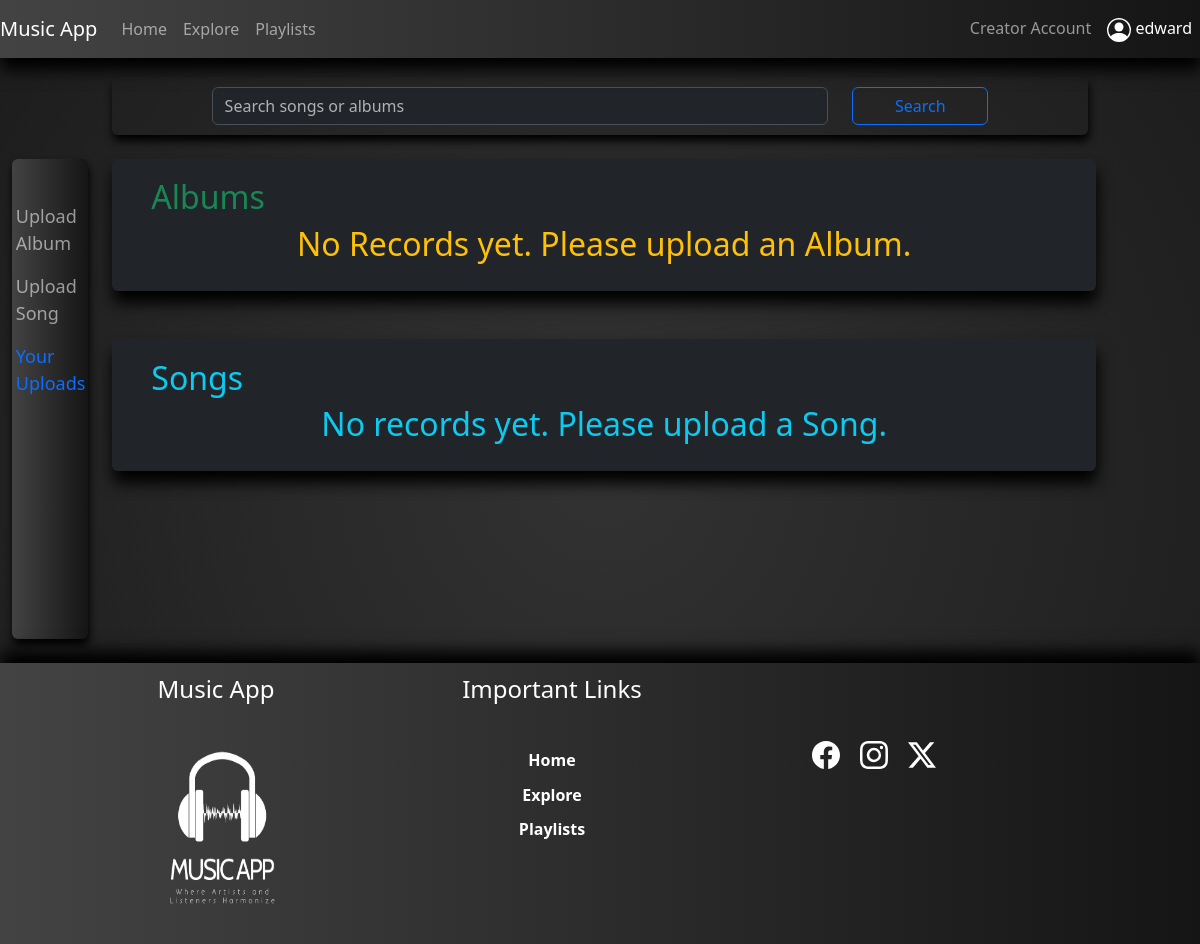
/yourUploads (signed in), run on an earlier commit of the app's database.
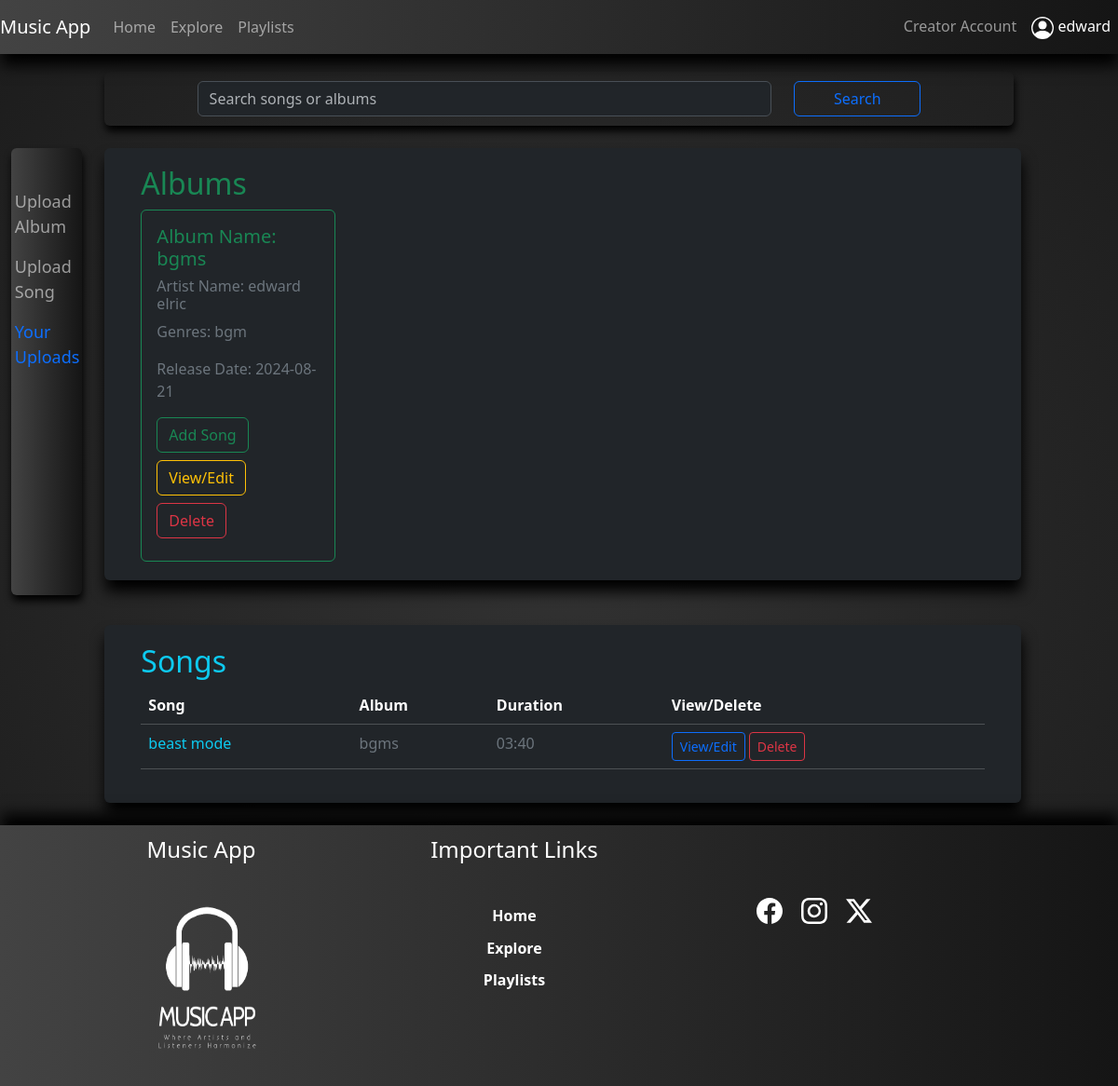
And on a later commit of the database.
### app/models.py (models this page shows, shortened)
class Albums(UserMixin, db.Model):
    id = db.Column(db.Integer(), autoincrement=True, primary_key=True)
    a_name = db.Column(db.String(100), nullable=False)
    a_artist = db.Column(db.String(50), nullable=False)
    a_genres = db.Column(db.String(50), nullable=False)
    a_date = db.Column(db.String(50), nullable=False)
    a_rating = db.Column(db.Integer())
    a_totalRaters = db.Column(db.Integer())
    a_flag = db.Column(db.Integer(), nullable=False)
    user_id = db.Column(db.Integer(),db.ForeignKey('users.id'),nullable=False)
    songs = db.relationship('Songs', backref='albums')

class Songs(UserMixin, db.Model):
    id = db.Column(db.Integer(), autoincrement=True, primary_key=True)
    s_name = db.Column(db.String(100), nullable=False)
    s_artist = db.Column(db.String(50), nullable=False)
    s_album = db.Column(db.String(100), nullable=False)
    s_genre = db.Column(db.String(50), nullable=False)
    s_duration = db.Column(db.String(50), nullable=False)
    s_date = db.Column(db.String(50), nullable=False)
    s_filePath = db.Column(db.String(100), nullable=False)
    s_lyrics = db.Column(db.Text(), nullable=False)
    s_rating = db.Column(db.Integer())
    s_totalRaters = db.Column(db.Integer())
    s_flag = db.Column(db.Integer(), nullable=False)
    s_plays = db.Column(db.Integer())
    album_id = db.Column(db.Integer(), db.ForeignKey('albums.id'), nullable=False)
    user_id = db.Column(db.Integer(), db.ForeignKey('users.id'),nullable=False)

### app/views.py (the view, shortened to what this page needs)
@app.route('/yourUploads', methods=['GET','POST'])
@login_required
def creatorUploads():
    form = SearchForm()
    albums = Albums.query.filter_by(user_id=current_user.id).all()
    songs = Songs.query.filter_by(user_id=current_user.id).all()
    searchedSongsList=[]
    if request.method == 'GET':
        return render_template('creator/yourUploads.html', cYU="active text-primary", form=form,sSL=searchedSongsList, albumsData=albums, songsData=songs)

### app/forms.py
class SearchForm(FlaskForm):
    searchString = StringField("Search String", validators=[DataRequired()])
    search = SubmitField("Search")

### app/views.py (called while the page is built)
@login_manager.user_loader
def load_user(user_id):
    return Users.query.get(user_id)

### app/templates/creator/yourUploads.html (shortened to what the changed rows need)
{% extends 'layouts/base.html' %}
{% block content %}
<div class="container-fluid">
    <div class="row">
        <div class="col-md-11 col-lg-11 col-sm-10">
            <div class="row">
                <div class="col-md-11 col-lg-11 col-sm-12">
                    <div class="myCreatorUploadsCont rounded bg-dark mt-4 mb-4">
                        <h2 class="text-captialized text-success">Albums</h2>
                        {% if albumsData|length == 0 %}
                        <h2 class="text-center text-warning">No Records yet. Please upload an Album.</h2>
                        {% else %}
                        <div class="row row-cols-1 row-cols-md-4 g-4">
                            {% for a in albumsData %}
                            <div class="col">
                                <div class="card border-success">
                                    <div class="card-body">
                                        <h5 class="card-title text-success">Album Name: {{a['a_name']}}</h5>
                                        <h6 class="text-secondary">Artist Name: {{a['a_artist']}}</h6>
                                        <p class="text-secondary">Genres: {{a['a_genres']}}</p>
                                        <p class="text-secondary">Release Date: {{a['a_date']}}</p>
                                        <a href="{{url_for('addSongAlbum', aid=a['id'])}}">
                                            <button class="btn btn-outline-success mb-2">Add Song</button>
                                        </a>
                                        <a href="{{url_for('viewUpdateAlbum', aid=a['id'])}}">
                                            <button class="btn btn-outline-warning mb-2">View/Edit</button>
                                        </a>
                                        <a href="{{url_for('deleteAlbum', aid=a['id'])}}">
                                            <button class="btn btn-outline-danger mb-2">Delete</button>
                                        </a>
                                    </div>
                                </div>
                            </div>
                            {% endfor %}
                        </div>
                        {% endif %}
                    </div>
                </div>
            </div>
            <div class="row">
                <div class="col-md-11 col-lg-11 col-sm-12">
                    <div class="myExploreCont rounded bg-dark mt-4 mb-4">
                        <h2 class="text-captialized text-info">Songs</h2>
                        {% if songsData|length == 0 %}
                            <h2 class="text-center text-info">No records yet. Please upload a Song.</h2>
                        {% else %}
                        <table class="table table-dark table-hover rounded table-responsive{-sm|-md|-lg}">
                            <thead>
                                <tr>
                                    <th scope="col">Song</th>
                                    <th scope="col">Album</th>
                                    <th scope="col">Duration</th>
                                    <th scope="col">View/Delete</th>
                                </tr>
                            </thead>
                            <tbody>
                                {% for s in songsData %}
                                <tr>
                                    <td class="text-info">{{s['s_name']}}</td>
                                    <td class="text-secondary">{{s['s_album']}}</td>
                                    <td class="text-secondary">{{s['s_duration']}}</td>
                                    <td><a href="{{url_for('viewUpdateSong', sid=s['id'])}}">
                                        <button class="btn btn-outline-primary btn-sm">View/Edit</button>
                                    </a>
                                    <a href="{{url_for('deleteSong', sid=s['id'])}}">
                                        <button class="btn btn-outline-danger btn-sm">Delete</button>
                                    </a>
                                    </td>
                                </tr>
                                {% endfor %}
                            </tbody>
                        </table>
                        {% endif %}
                    </div>
                </div>
            </div>
        </div>
    </div>
</div>
{% endblock %}

What changed in the data, as far as the page shows it:
added Albums: a_name "bgms", a_artist "edward elric", a_genres "bgm", a_date "2024-08-21"
added Songs: s_name "beast mode", s_album "bgms", s_duration "03:40"
Also different on the page:
text no longer shown: "No Records yet. Please upload an Album. No records yet. Please upload a Song."
text now shown: "Song Album Duration View/Delete"
